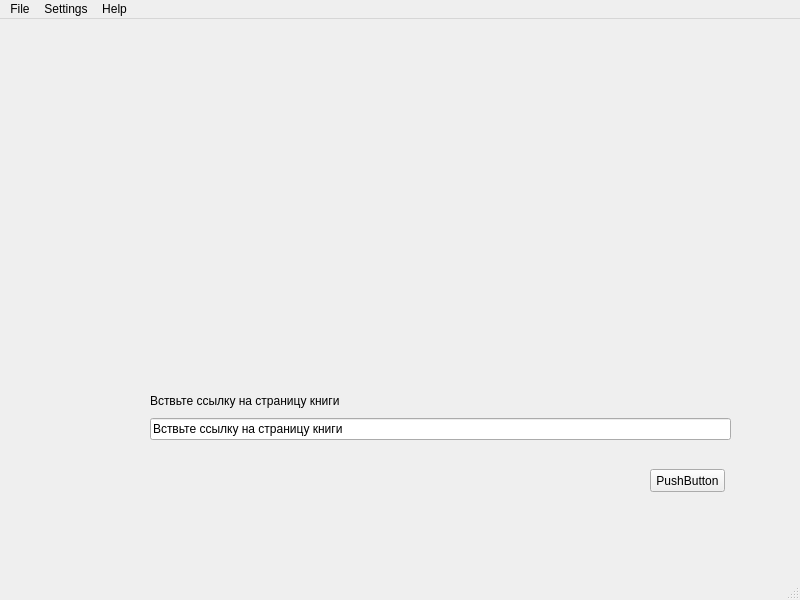
<?xml version="1.0" encoding="UTF-8"?>
<ui version="4.0">
 <class>MainWindow</class>
 <widget class="QMainWindow" name="MainWindow">
  <property name="geometry">
   <rect>
    <x>0</x>
    <y>0</y>
    <width>800</width>
    <height>600</height>
   </rect>
  </property>
  <property name="windowTitle">
   <string>MainWindow</string>
  </property>
  <widget class="QWidget" name="centralwidget">
   <widget class="QWidget" name="verticalLayoutWidget">
    <property name="geometry">
     <rect>
      <x>150</x>
      <y>370</y>
      <width>581</width>
      <height>51</height>
     </rect>
    </property>
    <layout class="QVBoxLayout" name="verticalLayout_1">
     <item>
      <widget class="QLabel" name="label">
       <property name="text">
        <string>Вствьте ссылку на страницу книги</string>
       </property>
      </widget>
     </item>
     <item>
      <widget class="QLineEdit" name="lineEdit">
       <property name="text">
        <string>Вствьте ссылку на страницу книги</string>
       </property>
      </widget>
     </item>
    </layout>
   </widget>
   <widget class="QPushButton" name="pushButton">
    <property name="geometry">
     <rect>
      <x>650</x>
      <y>450</y>
      <width>75</width>
      <height>23</height>
     </rect>
    </property>
    <property name="text">
     <string>PushButton</string>
    </property>
   </widget>
   <zorder>verticalLayoutWidget</zorder>
   <zorder>pushButton</zorder>
   <zorder>label</zorder>
  </widget>
  <widget class="QMenuBar" name="menubar">
   <property name="geometry">
    <rect>
     <x>0</x>
     <y>0</y>
     <width>800</width>
     <height>21</height>
    </rect>
   </property>
   <widget class="QMenu" name="menuFile">
    <property name="title">
     <string>File</string>
    </property>
    <addaction name="actionOpen"/>
    <addaction name="separator"/>
    <addaction name="actionOpen_recent_projects"/>
   </widget>
   <widget class="QMenu" name="menuSettings">
    <property name="title">
     <string>Settings</string>
    </property>
    <addaction name="actionGeneral"/>
    <addaction name="separator"/>
    <addaction name="actionE_mail_account"/>
    <addaction name="separator"/>
    <addaction name="actionProject_settings"/>
   </widget>
   <widget class="QMenu" name="menuHelp">
    <property name="title">
     <string>Help</string>
    </property>
    <addaction name="actionAbout_programm"/>
    <addaction name="separator"/>
    <addaction name="actionProgramm_guide"/>
    <addaction name="separator"/>
    <addaction name="actionShortcuts"/>
    <addaction name="separator"/>
    <addaction name="actionConnect_with_author"/>
   </widget>
   <addaction name="menuFile"/>
   <addaction name="menuSettings"/>
   <addaction name="menuHelp"/>
  </widget>
  <widget class="QStatusBar" name="statusbar"/>
  <action name="actionGeneral">
   <property name="text">
    <string>General</string>
   </property>
  </action>
  <action name="actionE_mail_account">
   <property name="text">
    <string>E-mail account</string>
   </property>
  </action>
  <action name="actionProject_settings">
   <property name="text">
    <string>Project settings</string>
   </property>
  </action>
  <action name="actionOpen">
   <property name="text">
    <string>Open</string>
   </property>
  </action>
  <action name="actionOpen_recent_projects">
   <property name="text">
    <string>Open recent projects</string>
   </property>
  </action>
  <action name="actionAbout_programm">
   <property name="text">
    <string>About programm</string>
   </property>
  </action>
  <action name="actionProgramm_guide">
   <property name="text">
    <string>Programm guide</string>
   </property>
  </action>
  <action name="actionConnect_with_author">
   <property name="text">
    <string>Connect with author</string>
   </property>
  </action>
  <action name="actionShortcuts">
   <property name="text">
    <string>Shortcuts</string>
   </property>
  </action>
 </widget>
 <resources/>
 <connections/>
</ui>
